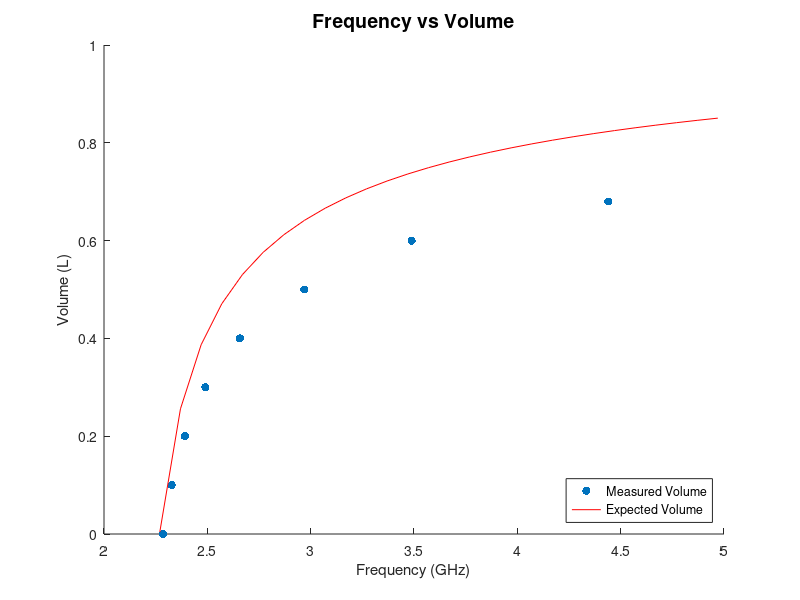

Source code (MATLAB):
volume = [0, 0.1, 0.2, 0.3, 0.4, 0.5, 0.6, 0.68];
meas_freq = [2.28584, 2.32766, 2.3915, 2.49055, 2.65783, 2.96928, 3.48874, 4.43947];
%exp_freq = [2.267, 2.307, 2.367, 2.444, 2.564, 2.765, 3.139, 3.727];

r = 4.125e-2;
c = 0.3;
f_111 = 2.27:0.1:5;


vol2 = pi*r^2*(19.25e-2 - pi*((2*pi*f_111/c).^2-(1.841/(4.125e-2)).^2).^(-.5))*1e3;

scatter(meas_freq, volume,'filled')

hold on;

plot(f_111, vol2, "r")
hold off;

title('Frequency vs Volume', 'FontSize', 14)
xlabel('Frequency (GHz)', 'FontSize', 11);
ylabel('Volume (L)', 'FontSize', 11);
leg = legend('Measured Volume', 'Expected Volume','Location', 'southeast');

% function v = volFunc(freq)
%     v = pi*r^2*(19.25e-2 - pi*((2*pi*freq/c).^2-(1.841/(4.125e-2)).^2).^(-.5))*1e3;
% end
